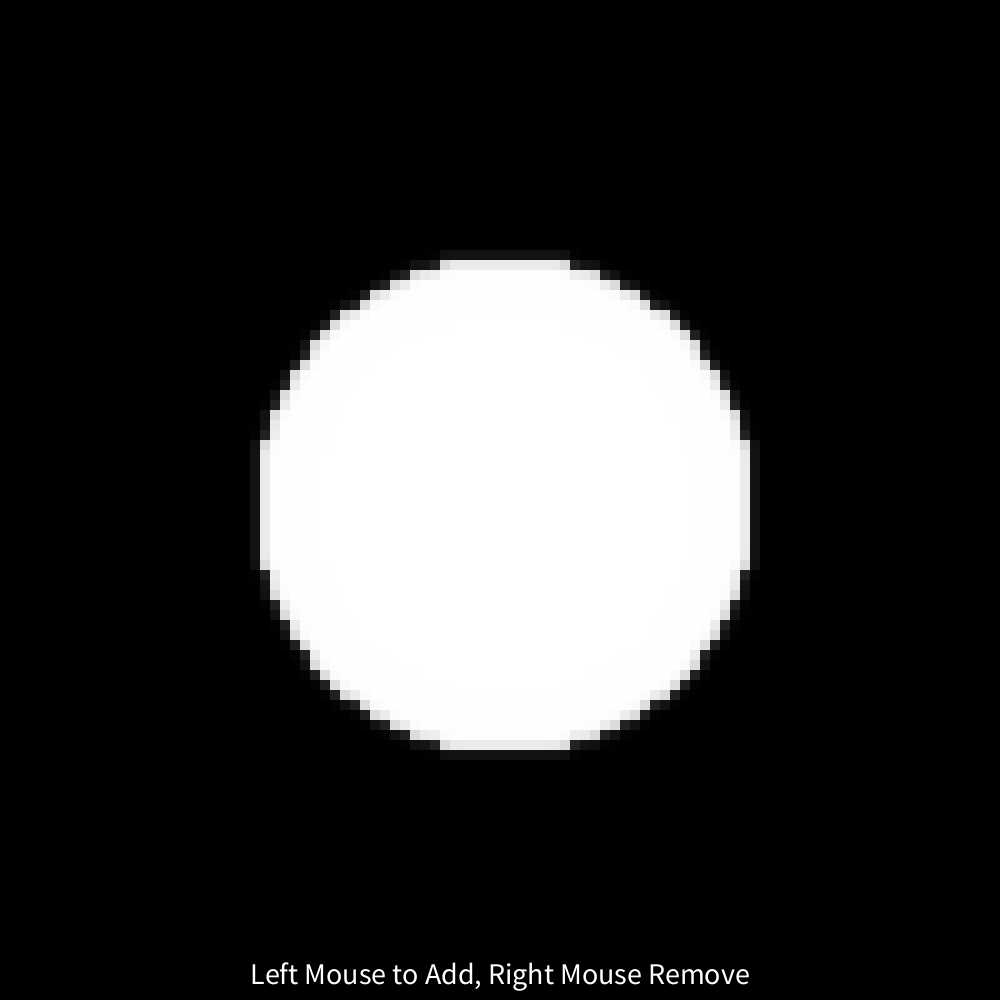
Frame 1 (no input)
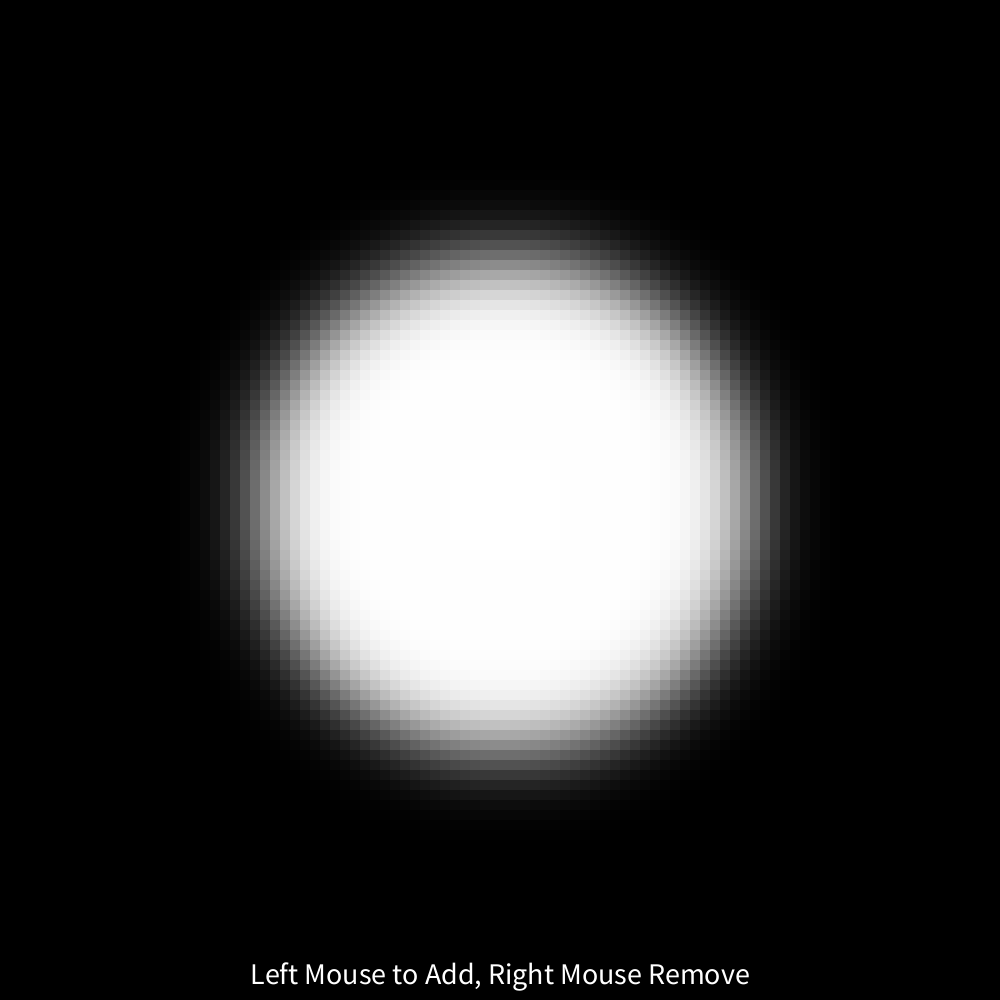
Frame 60 (the mouse pressed at the canvas centre just before this capture)
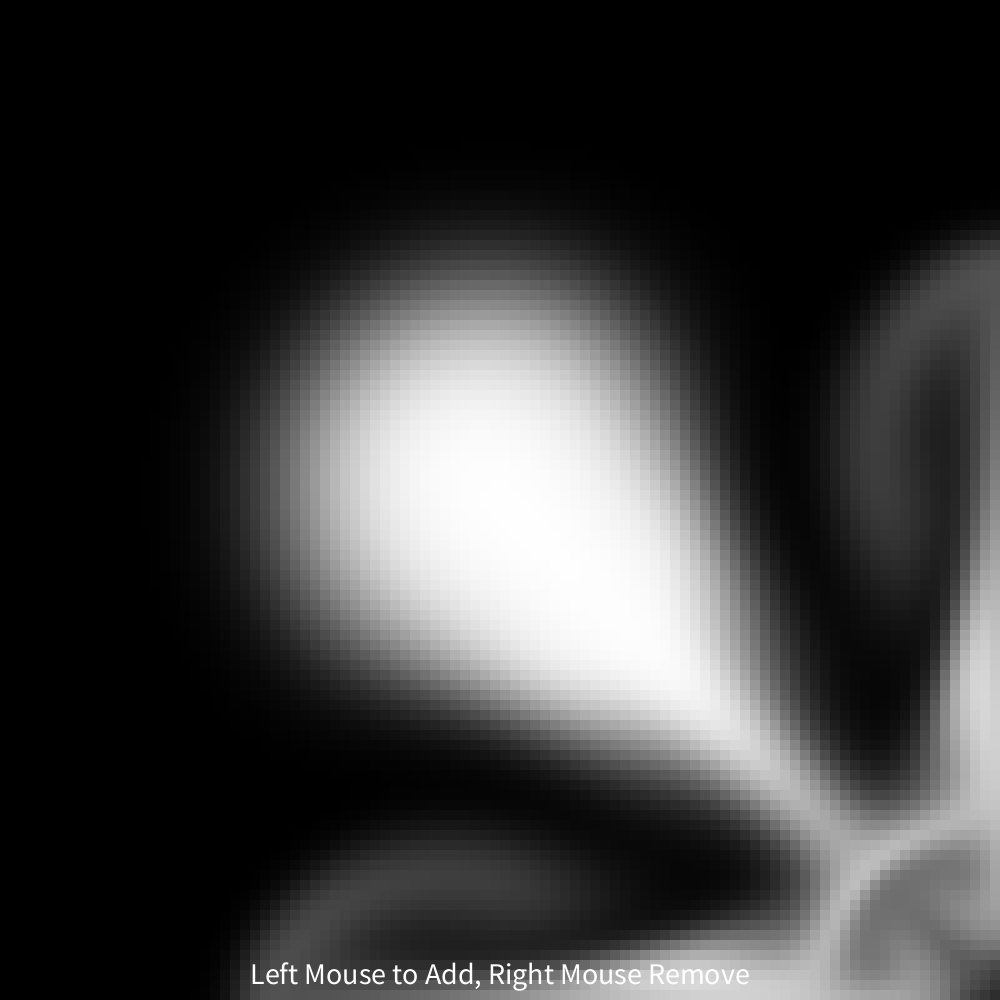
Frame 120 (the mouse held since frame 60 and released just before this capture)

The Processing sketch that drew these frames (run headless with seeded random() and noise(); from frame 60 on, the mouse is pressed at the canvas centre):

// Processing sketch: StamFluid
// ── StamFluid.pde
/*
 * Based on the work of Jos Stam.
 * http://www.intpowertechcorp.com/GDC03.pdf
 * and The Art of Fluid Simulation.
 *
 * Transcribed to procesing, implemented, and commented by Bryce Summers 9/28/2016.
 */

int N = 100;

int scale = 10;

float[] u, v, u_prev, v_prev, density, density_prev;

float[] source;

boolean instructions = true;

void setup()
{
  size(1000, 1000);
  
  int size = SIZE(N);
  
  u       = new float[size];
  v       = new float[size];
  u_prev  = new float[size];
  v_prev  = new float[size];
  density = new float[size];
  density_prev = new float[size];

  source = new float[size];


  for(int i = 0; i < size; i++)
  {
    u[i] = 0;
    v[i] = 0;
  }
  
  for(int r = 0; r < N; r++)
  for(int c = 0; c < N; c++)
  {
    if (dist(r, c, N/2, N/2) < N/4) //<>//
    {
      density[IX(r, c)] = 1.0;
    }    
  }

}

void draw()
{
  // parameters //<>//
  float dt = .01;
  float diffusion = 0.001;
  float visc = 0.0;
  
  get_from_UI();
  vel_step(u, v, u_prev, v_prev, visc, dt);
  dens_step(density, density_prev, u, v, diffusion, dt);
  draw_density(density);

  /*
  float difusion_amount = 1.0;

  float dt = 1.0f/frameRate;
   
  float viscosity = 1.0;

  // Flow the densities according to the current velocity field.
  dens_step(density, density_prev, u, v, difusion_amount, dt);
   
  // Flow the velocities.
  vel_step(u, v, u_prev, v_prev, viscosity, dt);
  */
  
  if(instructions)
  {
    fill(255);
    textAlign(CENTER, BOTTOM);
    textSize(30);
    text("Left Mouse to Add, Right Mouse Remove", width/2, height - 10);
  }
  
}

// Calculate the UI induced density and velocity field modifications.
void get_from_UI()
{
   
   // 0 out all modification_fields.
   for(int i = 0; i < SIZE(N); i++)
   {
     u_prev[i] = 0;
     v_prev[i] = 0;
     density_prev[i] = 0;
   }
   
   // Add fluid density and velocity forces at the site of the user's mouse drag.
   int x = (int) mouseX/10;
   int y = (int) mouseY/10;
   
   int index = IX(x, y);
   
   if(0 <= index && index < SIZE(N) && mousePressed)
   { 
     if(mouseButton == LEFT)
     {
       //density[index] = 7;
     }
     else if(mouseButton == RIGHT)
     {
//density[index] = -7;
     }     
     
     u_prev[index]  = (mouseX - pmouseX)*1000;
     v_prev[index]  = (mouseY - pmouseY)*1000;
   }
}

// Draw the grid to the screen.
void draw_density(float[] density)
{
   for(int y = 0; y < N; y++)
   for(int x = 0; x < N; x++)
   {
     int val = (int)(density[IX(x, y)]*255);
     
     if(val > 255)
     {
       val = 255;
     }
     
     fill(val, val, val);
     stroke(val, val, val);
     rect(x*scale, y*scale, scale, scale);
   }
}


int IX(int col, int row)
{
  int val = col + (N + 2)*row;
  return Math.min(SIZE(N) - 1, val);
}

int SIZE(int N)
{
  return (N + 2)*(N + 2); 
}

void add_source(float[] x, float[] s, float dt)
{
  int i, size = SIZE(N);
  for(i = 0; i < size; i++)
  {
    x[i] += dt*s[i];
  }
}

void set_array_to_constant(float[] array, float constant)
{
  for(int i = 0; i < array.length; i++)
  {
    array[i] = constant;
  }
}

// Set the boundary.
void set_bnd(int b, float[] x)
{
  for(int i = 1; i <= N; i++)
  {
    x[IX(0, i)]     = b==1  ? -x[IX(1,i)]  : x[IX(1,i)];
    x[IX(N+1, i)]   = b==1  ? -x[IX(N, i)] : x[IX(N, i)];
    x[IX(i, 0)]     = b==2  ? -x[IX(i, 1)] : x[IX(i, 1)];
    x[IX(i, N + 1)] = b ==2 ? -x[IX(i, N)] : x[IX(i, N)];
  }
  x[IX(0, 0)]     = 0.5f*(x[IX(1,   0)] + x[IX(0  , 1)]);
  x[IX(0, N+1)]   = 0.5f*(x[IX(1, N+1)] + x[IX(0  , N)]);
  x[IX(N+1, 0)]   = 0.5f*(x[IX(N,   0)] + x[IX(N+1, 1)]); 
  x[IX(N+1, N+1)] = 0.5f*(x[IX(N, N+1)] + x[IX(N+1, N)]);
}

// Solves Ax = c for x using Gauss-Seidel relaxations.
// Solves the Laplace equation cell = average of neighbor cells.
void lin_solve(int b, float[] x, float[] x0, float a, float c)
{
   int ITERATIONS = 20;
   for(int n = 0; n < ITERATIONS; n++)
   {
     for(int j = 1; j <= N; j++)// For each cell.
     for(int i = 1; i <= N; i++)
     {
         x[IX(i, j)] = (x0[IX(i, j)] + a*(x[IX(i - 1, j)] +
         x[IX(i + 1, j)] + x[IX(i, j - 1)] + x[IX(i, j+1)]))/c;
     }
     set_bnd(b, x);
   }
}


void diffuse(int b, float[] x, float[] x0, float diff, float dt)
{
  float a = dt*diff*N*N;
  lin_solve(b, x, x0, a, 1 + 4*a );
}

// Implicit Semi-legrangian, based on a backwards Newton like method.
void advect(int b, float[] d, float[]d0, float[] u, float[] v, float dt)
{
  int i0, j0, i1, j1;
  float x, y, s0, t0, s1, t1, dt0;
  dt0 = dt*N;
  
  // for every cell.
  for(int j = 1; j <= N; j++)
  for(int i = 1; i <= N; i++)
  {
    x = i - dt0*u[IX(i, j)];
    y = j - dt0*v[IX(i, j)];
    
    if(x < 0.5f)
    {
      x = .5f;
    }
      
     if(x > N + .5f)
     {
       x = N + .5f;
     }
       
     i0 = (int)x;
     i1 = i0 + 1;
     
     if(y < 0.5f) y=0.5f;
     if(y > N + 0.5f) y = N + 05f;
     
     j0 = (int)y;
     j1 = j0 + 1;
     
     s1 = x - i0; s0 = 1 - s1; t1 = y - j0; t0 = 1 - t1;
     d[IX(i, j)] = s0*(t0*d0[IX(i0, j0)] + t1*d0[IX(i0, j1)]) +
                   s1*(t0*d0[IX(i1, j0)] + t1*d0[IX(i1, j1)]);
  }
  
  set_bnd(b, d);
}

// Hemholtz decomposition.
void project(float[] u, float[] v, float[] p, float[] div)
{
  // for every cell.
  for(int j = 1; j <= N; j++)
  for(int i = 1; i <= N; i++)
  {
    div[IX(i, j)]=-0.5f*(u[IX(i+1,j)]-u[IX(i-1,j)] + v[IX(i,j+1)]-v[IX(i,j-1)])/N;
    p[IX(i,j)]=0;
  }
  
  set_bnd(0, div);
  set_bnd(0, p);
  
  lin_solve(0, p, div, 1, 4);
  
  // for every cell.
  for(int j = 1; j <= N; j++)
  for(int i = 1; i <= N; i++)
  {
    u[IX(i,j)] -= 0.5f*N*(p[IX(i + 1, j)] - p[IX(i - 1, j)]);
    v[IX(i,j)] -= 0.5f*N*(p[IX(i, j + 1)] - p[IX(i, j - 1)]);
  }
  
  set_bnd(1, u);
  set_bnd(2, v);
  
}

void dens_step(float[] x, float [] x0, float[] u, float[]v, float diff, float dt)
{
 add_source(x, x0, dt);
 
 // SWAP(x, x0)
 float[] temp = x0;
 x0 = x;
 x = temp;
 
 diffuse(0, x, x0, diff, dt);
 
 // SWAP(x, x0)
 temp = x0;
 x0 = x;
 x = temp;
 
 advect(0, x, x0, u, v, dt);
 
}

void vel_step(float[] u, float[] v, float[] u0, float[] v0, float visc, float dt)
{
  add_source(u, u0, dt);
  add_source(v, v0, dt);
  
  // SWAP(u0, v);
  float[] temp = u0;
  u0 = u;
  u = temp;
  
  diffuse(1, u, u0, visc, dt);
  
  // SWAP(v0, v);
  temp = v0;
  v0 = v;
  v = temp;
  
  diffuse(2, v, v0, visc, dt);
  
  project(u, v, u0, v0);
  
  // SWAP(u0, v);
  temp = u0;
  u0 = u;
  u = temp;
  
  // SWAP(v0, v);
  temp = v0;
  v0 = v;
  v = temp;
  
  advect(1, u, u0, u0, v0, dt);
  advect(2, v, v0, u0, v0, dt);
  
  project(u, v, u0, v0);
}
